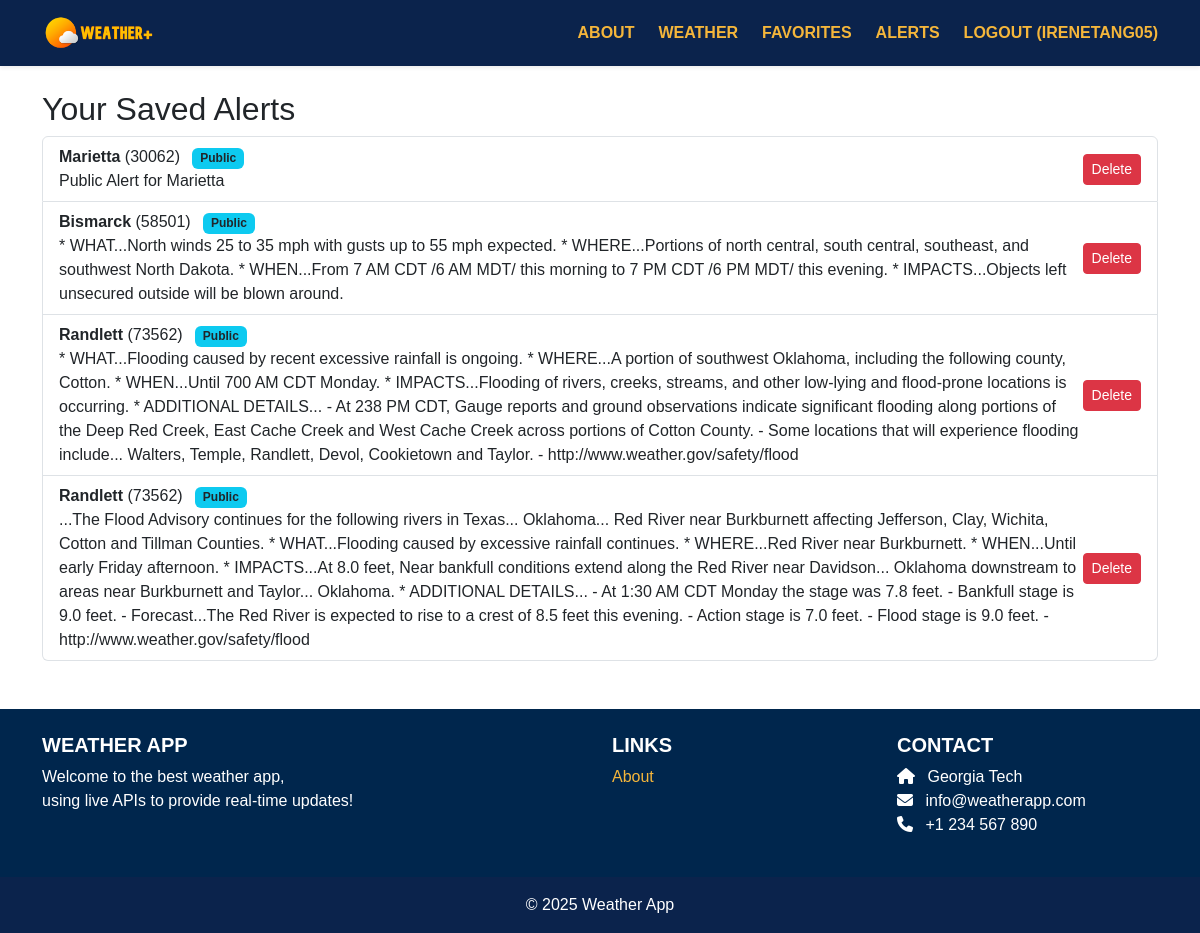
Screenshot of /weather/alerts/ (signed in) with the database file from the repository.
### weather/models.py (models this page shows, shortened)
class Alert(models.Model):
    user = models.ForeignKey(User, on_delete=models.CASCADE)
    city_name = models.CharField(max_length=100)
    zip_code = models.CharField(max_length=10)
    alert_text = models.TextField()
    created_at = models.DateTimeField(auto_now_add=True)
    public = models.BooleanField(default=False)
    dismissed_by = models.ManyToManyField(User, related_name="dismissed_alerts", blank=True)
    is_government = models.BooleanField(default=False)
    noaa_id = models.CharField(max_length=200, blank=True, null=True, unique=True)
    def is_dismissed_for(self, user):
        return self.dismissed_by.filter(id=user.id).exists()

### weather/views.py (the view)
# urls.py: path('alerts/', views.alerts_view, name='weather.alerts'),
@login_required
def alerts_view(request):
    all_alerts = Alert.objects.all()
    alerts = [
        alert for alert in all_alerts
        if (not alert.public and alert.user == request.user) or
           (alert.public and not alert.is_dismissed_for(request.user))
    ]
    return render(request, 'weather/alerts.html', {
        'alerts': alerts
    })

### weather/templates/weather/alerts.html (shortened to what this page needs)
{% extends 'base.html' %}
{% block content %}
<div class="container mt-4">
    <h2>Your Saved Alerts</h2>
    {% if alerts %}
    <ul class="list-group">
        {% for alert in alerts %}
        <li class="list-group-item d-flex justify-content-between align-items-center">
            <div>
                <strong>{{ alert.city_name }}</strong> ({{ alert.zip_code }})
                {% if alert.public %}
                <span class="badge bg-info text-dark ms-2">Public</span>
                {% else %}
                <span class="badge bg-secondary ms-2">Private</span>
                {% endif %}
                <br>
                {{ alert.alert_text }}
            </div>
            {% if alert.public %}
            {% if user.is_staff %}
            <form method="POST" action="{% url 'weather.delete_alert' alert.id %}">
                <button class="btn btn-sm btn-danger">Delete</button>
            </form>
            {% else %}
            <form method="POST" action="{% url 'weather.dismiss_alert' alert.id %}">
                {% csrf_token %}
                <button class="btn btn-sm btn-warning">Dismiss</button>
            </form>
            {% endif %}
            {% else %}
            <form method="POST" action="{% url 'weather.delete_alert' alert.id %}">
                {% csrf_token %}
                <button class="btn btn-sm btn-danger">Delete</button>
            </form>
            {% endif %}
        </li>
        {% endfor %}
    </ul>
    {% else %}
    <p class="text-muted">No alerts saved yet.</p>
    {% endif %}
</div>
{% endblock %}

### weatherapp/templates/base.html (shortened to what this page needs)
<!DOCTYPE html>
<html lang="en">
{% load static %}
<head>
  <link rel="stylesheet" href="https://unpkg.com/leaflet@1.9.4/dist/leaflet.css"
 />
  <link href="https://cdn.jsdelivr.net/npm/bootstrap@5.3.3/dist/css/bootstrap.min.css" rel="stylesheet"
>
  <link rel="stylesheet" href="https://cdnjs.cloudflare.com/ajax/libs/font-awesome/6.1.1/css/all.min.css">
  <link rel="stylesheet" type="text/css" href="{% static 'css/style.css' %}">
</head>
<body>
  <nav class="navbar navbar-expand-lg navbar-dark shadow-sm" style="background-color: #0B234C;">
    <div class="container">
      <a class="navbar-brand d-flex align-items-center" href="{% url 'home.index' %}">
        <img src="{% static 'img/logo.png' %}" alt="Weather App Logo" height="40" class="me-2">
      </a>
      <div class="collapse navbar-collapse" id="navbarNav">
        <div class="ms-auto d-flex gap-4 align-items-center">
          <a href="{% url 'home.about' %}"
            style="color: #F5B63B; font-weight: bold; text-transform: uppercase; text-decoration: none;">About</a>
          <a href="{% url 'weather.index' %}"
            style="color: #F5B63B; font-weight: bold; text-transform: uppercase; text-decoration: none;">Weather</a>
          <a href="{% url 'favorites.index' %}"
            style="color: #F5B63B; font-weight: bold; text-transform: uppercase; text-decoration: none;">Favorites</a>
          <a href="{% url 'weather.alerts' %}"
            style="color: #F5B63B; font-weight: bold; text-transform: uppercase; text-decoration: none;">Alerts</a>
          {% if user.is_authenticated %}
          <a href="{% url 'accounts.logout' %}"
            style="color: #F5B63B; font-weight: bold; text-transform: uppercase; text-decoration: none;">
            Logout ({{ user.username }})
          </a>
          {% else %}
          <a href="{% url 'accounts.login' %}"
            style="color: #F5B63B; font-weight: bold; text-transform: uppercase; text-decoration: none;">Login</a>
          <a href="{% url 'accounts.signup' %}"
            style="color: #F5B63B; font-weight: bold; text-transform: uppercase; text-decoration: none;">Sign Up</a>
          {% endif %}
        </div>
      </div>
    </div>
  </nav>
  <div>
    {% block content %}
    {% endblock content %}
  </div>
  <footer class="bg-dark text-white pt-4 mt-5" style="color: #F5B63B;">
    <div class="container text-center text-md-start">
      <div class="row">
        <div class="col-md-6 mb-4">
          <h5 class="text-uppercase fw-bold">Weather App</h5>
          <p>
            Welcome to the best weather app,<br>
            using live APIs to provide real-time updates!
          </p>
        </div>
        <div class="col-md-3 mb-4">
          <h5 class="text-uppercase fw-bold">Links</h5>
          <ul class="list-unstyled">
            <li><a href="{% url 'home.about' %}" class="text-decoration-none" style="color: #F5B63B;">About</a></li>
          </ul>
        </div>
        <div class="col-md-3 mb-4">
          <h5 class="text-uppercase fw-bold">Contact</h5>
          <ul class="list-unstyled">
            <li><i class="fas fa-home me-2"></i> Georgia Tech</li>
            <li><i class="fas fa-envelope me-2"></i> info@weatherapp.com</li>
            <li><i class="fas fa-phone me-2"></i> +1 234 567 890</li>
          </ul>
        </div>
      </div>
    </div>
    <div class="text-center py-3" style="background-color: #0B234C;">
      © 2025 Weather App
    </div>
  </footer>
</body>
</html>

### static/css/style.css (style rules this page uses)
.bg-dark { background-color: #00264D !important; }

### weatherapp/templates/base.html (style rules this page uses)
body { font-family: 'Helvetica', 'Arial', sans-serif; }
.navbar a, .footer, footer, h1, h2, h5, p, ul, li { font-family: 'Helvetica', 'Arial', sans-serif; }

### rows the page displays
Alert: city_name "Marietta", zip_code "30062", public "Public", alert_text "Public Alert for Marietta"
Alert: city_name "Bismarck", zip_code "58501", public "Public", alert_text "* WHAT...North winds 25 to 35 mph with gusts up to 55 mph expected. * WHERE...Portions of north central, south central, southeast, and southwest North Dakota. * WHEN...From 7 AM CDT /6 AM MDT/ this morning to 7 PM CDT /6 PM MDT/ this evening. * IMPACTS...Objects left unsecured outside will be blown around."
Alert: city_name "Randlett", zip_code "73562", public "Public", alert_text "* WHAT...Flooding caused by recent excessive rainfall is ongoing. * WHERE...A portion of southwest Oklahoma, including the following county, Cotton. * WHEN...Until 700 AM CDT Monday. * IMPACTS...Flooding of rivers, creeks, streams, and other low-lying and flood-prone locations is occurring. * ADDITIONAL DETAILS... - At 238 PM CDT, Gauge reports and ground observations indicate significant flooding along portions of the Deep Red Creek, East Cache Creek and West Cache Creek across portions of Cotton County. - Some locations that will experience flooding include... Walters, Temple, Randlett, Devol, Cookietown and Taylor. - http://www.weather.gov/safety/flood"
Alert: city_name "Randlett", zip_code "73562", public "Public", alert_text "...The Flood Advisory continues for the following rivers in Texas... Oklahoma... Red River near Burkburnett affecting Jefferson, Clay, Wichita, Cotton and Tillman Counties. * WHAT...Flooding caused by excessive rainfall continues. * WHERE...Red River near Burkburnett. * WHEN...Until early Friday afternoon. * IMPACTS...At 8.0 feet, Near bankfull conditions extend along the Red River near Davidson... Oklahoma downstream to areas near Burkburnett and Taylor... Oklahoma. * ADDITIONAL DETAILS... - At 1:30 AM CDT Monday the stage was 7.8 feet. - Bankfull stage is 9.0 feet. - Forecast...The Red River is expected to rise to a crest of 8.5 feet this evening. - Action stage is 7.0 feet. - Flood stage…"

### other values shown
{{ user.username }} "IRENETANG05"
